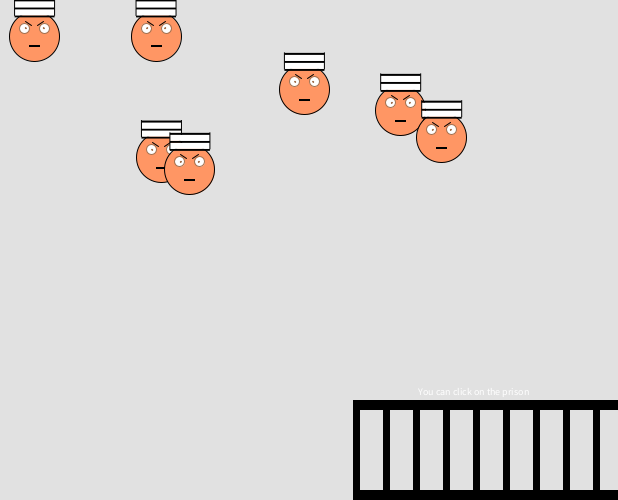
Frame 1 (no input)
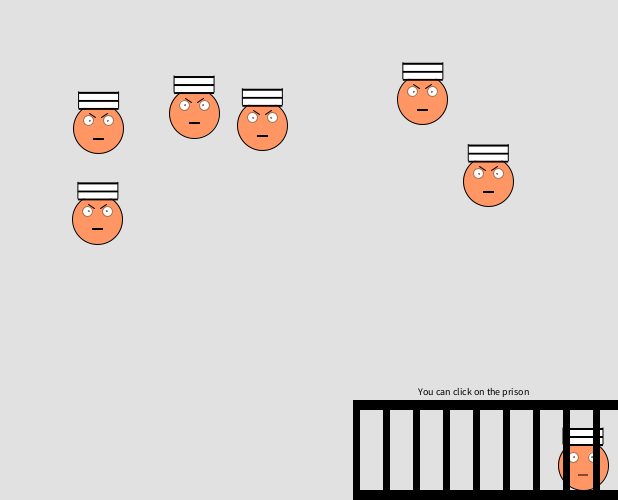
Frame 60 (the mouse pressed at the canvas centre just before this capture)
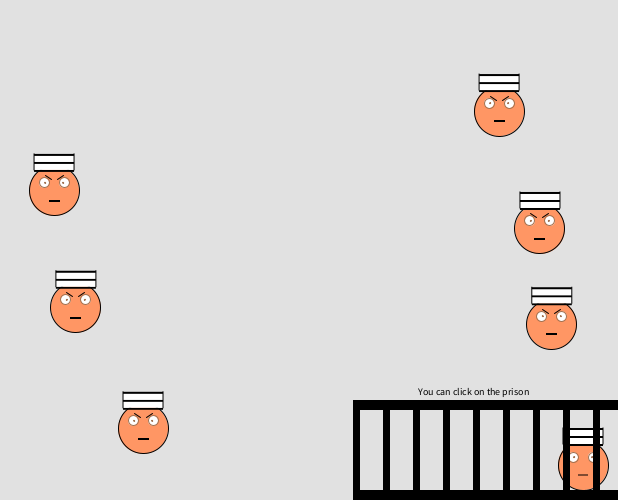
Frame 120 (the mouse held since frame 60 and released just before this capture)

The Processing sketch that drew these frames (run headless with seeded random() and noise(); from frame 60 on, the mouse is pressed at the canvas centre):

// Processing sketch: processing_90788
// ── processing_90788.pde

/*------------------------------------------------------------------
End assignment 1 by Lennard van den Berg
For the course Programming and physical computing

Example used:
http://processing.org/learning/topics/bouncybubbles.html
---------------------------------------------------------------------*/

int numBalls = 7;                      //Number of moving creatures
Ball[] balls = new Ball[numBalls];      //Initialize an arry of creatures
int windowwidth = 618;                 //Width of the window
int windowheight = 500;                 //Height of the window
int x2, y2;                             //Initialize the position for the prisoners in prison
int prisoners;                          //Variable for keeping track of the number of prisoners in prison at the moment
boolean newprison = true;               //Boolean to see if it is possible to have a new prisoner
boolean distanceprison;                 //Boolean to see if the creatures should bounce. It becomes true when the prison is full


/*---------------------------------------------------------------------------
 Void Setup()
 ----------------------------------------------------------------------------*/
void setup() 
{
  size(618, 500);      //Set the windowsize
  smooth();                             //Make everything look more smooth

    //Make all the creatures and give them all a random position
  for (int i = 0; i < numBalls; i++) {
    balls[i] = new Ball(random(width-150), random(height-150), 65, i, balls);
  }
}

/*---------------------------------------------------------------------------
 Void draw()
 ----------------------------------------------------------------------------*/
void draw() 
{
  background(225);                          //Set the background color and redraw it everytime at the beginning of void draw
  textSize(10);
  text("You can click on the prison",width-200,height-105);//Text above the prison
  
  for (int i = 0; i < numBalls; i++) {      //Update all the balls at the beginning of the loop
    balls[i].collide();                     //See if there is a collision
    balls[i].move();                        //Move the creature according
    balls[i].display();                     //Display the creature
    balls[i].prisonCollide();               //Check if creature bounces with the prison
  }
  //Draw all the prisoners in prison if needed
  if (prisoners>=1) {
    x2 = width-35;                           //The x2 position for prisoner 1
    y2 = height-35;                          //The y2 position for prisoner 1
    Prisoner();                              //Execute Prisoner to draw a prisoner at the given x2 and y2 position
  }
  if (prisoners>=2) {
    x2 = width-105;                          //The x2 position for prisoner 2
    y2 = height-35;                          //The y2 position for prisoner 2
    Prisoner();                              //Execute Prisoner to draw a prisoner at the given x2 and y2 position
  }
  if (prisoners>=3) {
    x2 = width-160;                          //The x2 position for prisoner 3
    y2 = height-35;                          //The y2 position for prisoner 3
    Prisoner();                              //Execute Prisoner to draw a prisoner at the given x2 and y2 position
  }
  if (prisoners>=4) {
    x2 = width-225;                          //The x2 position for prisoner 4
    y2 = height-35;                          //The y2 position for prisoner 4
    Prisoner();                              //Execute Prisoner to draw a prisoner at the given x2 and y2 position

    newprison=false;                         //With 4 prisoners the prison is full, so there can be no new prisoners
    distanceprison=true;                     //When true, the creatures start to bounce with the prison
  }
  
  //Draw the prison
  rectMode(CORNER);
  fill(0);                                      //Make the prison black
  noStroke();                                   //No outline with the prisonbars
  rect(width-265, height-10, 275, 10);          //Bottom bar
  rect(width-265, height-100, 275, 10);         //Top bar
  for (int i= width-265; i<width; i=i+30) {     //All the vertical bars in a for loop
    rect(i, height-100, 7, 100);
  }
 }


/*---------------------------------------------------------------------------
 Void mousePressed()
 ----------------------------------------------------------------------------*/
void mousePressed() {
  if (mouseX>width-275&&mouseY>height-250) {      //If the mouse is over the prison
    prisoners=0;                                  //Set to zero to tell that there are no prisoners in the prison
    newprison=true;
    distanceprison=false;                         //Stop the bounce of creatures with the prison
    for (int i = 0; i < numBalls; i++) {
      balls[i].mouse();                          // Execute mouse() to make the removed creatures come back
    }
  }
}

class Ball {
  float x, y;                            //The x and y position of the creature, gets it value random from the array in the setup
  float diameter;                        //The size of the creature, gets it value from the array in the setup
  float vx = random(-2, 2);              //Starting speed in x direction is randomly chosen
  float vy = random(-2, 2);              //Starting speed in y direction is randomly chosen
  boolean inPrison = false;              //The creature currently isn't in prison
  int id;
  Ball[] others;
  

  Ball(float xin, float yin, float din, int idin, Ball[] oin) {
    x = xin;
    y = yin;
    diameter = din;
    id = idin;
    others = oin;
    
  } 

  void collide() {    //If there is a collision with two creatures they should bounce
    for (int i = id + 1; i < numBalls; i++) {
      float dx = others[i].x - x;
      float dy = others[i].y - y;
      float distance = sqrt(dx*dx + dy*dy);
      float minDist = others[i].diameter/2 + diameter/2;
      if (distance < minDist) {       //If the distance between the creatures is smaller than their diameter/2
        float angle = atan2(dy, dx);
        float targetX = x + cos(angle) * minDist;
        float targetY = y + sin(angle) * minDist;
        float ax = (targetX - others[i].x) * 0.04;
        float ay = (targetY - others[i].y) * 0.04;
        vx -= ax;
        vy -= ay;
        others[i].vx += ax;      //Bounce in a new x direction
        others[i].vy += ay;      //Bounce in a new y direction
      }
    }
  }

  void mouse() {
    if (inPrison==true) {              //If mouse is pressed all the creatures who disappeared with appear again
      inPrison=false;                  //Say that they are no longer in prison
      x=random(width-300);             //Spawn them at a random x position
      y=random(height-300);            //Spawn them at a random y position
    }
  }

  void prisonCollide() {
    //If a creature bounces with the prison while there is still space, the creature gets transported to a place far away and the collision with the windows is disabled
    if (x>width-295&&y>height-135&&newprison==true&& inPrison==false) {  
      x=random(width*100, width*200);     //Transport the create to a place far away
      y=random(height*100, width*200);    //Transport the create to a place far away
      prisoners++;                        //The number of prisoners increases by one
      inPrison=true;                      //The creature is now in prison
    }
  }


  void move() {              
    if (x>width-295&&y>height-135&&distanceprison==true) {    //Bounce the creature back if the prison is full and the creature bounces with the prison
      vx=-vx;
      vy=-vy;
    }

    if (x>windowwidth-(0.5*diameter) && inPrison==false) {     //if the figure reaches the left wall or the right wall, it bounces
      x=windowwidth-(0.5*diameter); 
      vx=-vx;
    }
    if (x<diameter/2-vx) { 
      x=diameter/2-vx; 
      vx=-vx;
    }
    x=x+vx;                                                    //New x position is given old x + calculated vx


      if (y>windowheight-(0.5*diameter)&& inPrison==false) {     //if the figure reaches the top wall or the botton wall, it bounces
      y=windowheight-(0.5*diameter); 
      vy=-vy;
    }
    if (y<diameter/2-vy) {
      y=diameter/2-vy;  
      vy=-vy;
    }
    y=y+vy;                        //New y position is given old y + calculated vy
  }

  void display() {                 //Draw the creature
    fill(255, 204);
    stroke(0);
    fill(255, 150, 100);
    ellipseMode(CENTER);
    ellipse(x, y, 50, 50);         //Head
    fill(255);
    stroke(165, 114, 80);
    ellipse(x-10, y-8, 10, 10);    //Left eye 
    fill(0);
    ellipse(x-9, y-8, 1, 1);       //Left pupil 
    fill(255);
    ellipse(x+10, y-8, 10, 10);    //Right eye
    fill(0);
    ellipse(x+9, y-8, 1, 1);       //Right pupil

    //Hat
    noStroke();
    rectMode(CENTER);
    fill(0);
    rect(x, y-20, 40, 2);
    fill(255);
    rect(x, y-24, 40, 6);
    fill(0);
    rect(x, y-28, 40, 2);
    fill(255);
    rect(x, y-32, 40, 6);
    fill(0);
    rect(x, y-36, 40, 2);
    rect(x-20,y-29, 1, 17);
    rect(x+20,y-29, 1, 17);
    stroke(0);
    line(x-9,y-15, x-3,y-11);    //Eyebrow left
    line(x+9,y-15, x+3,y-11);    //Eyebrow right

    //Mouth
    rect(x, y+10, 10, 1);
  }
}

void Prisoner() {                              //Void prisoner is called to draw a prisoner in the prison. The x2 and y2 are given in the void loop
  stroke(0);
  fill(255, 150, 100);
  ellipseMode(CENTER);
  ellipse(x2, y2, 50, 50);         //Head
  fill(255);
  stroke(165, 114, 80);
  ellipse(x2-10, y2-8, 10, 10);    //Left eye 
  fill(0);
  ellipse(x2-9, y2-8, 1, 1);       //Left pupil 
  fill(255);
  ellipse(x2+10, y2-8, 10, 10);    //Right eye
  fill(0);
  ellipse(x2+9, y2-8, 1, 1);       //Right pupil

  //Hat
  noStroke();
  rectMode(CENTER);
  fill(0);
  rect(x2, y2-20, 40, 2);
  fill(255);
  rect(x2, y2-24, 40, 6);
  fill(0);
  rect(x2, y2-28, 40, 2);
  fill(255);
  rect(x2, y2-32, 40, 6);
  fill(0);
  rect(x2, y2-36, 40, 2);
  rect(x2-20,y2-29, 1, 17);
    rect(x2+20,y2-29, 1, 17);

  //Mouth
  rect(x2, y2+10, 10, 1);
}
